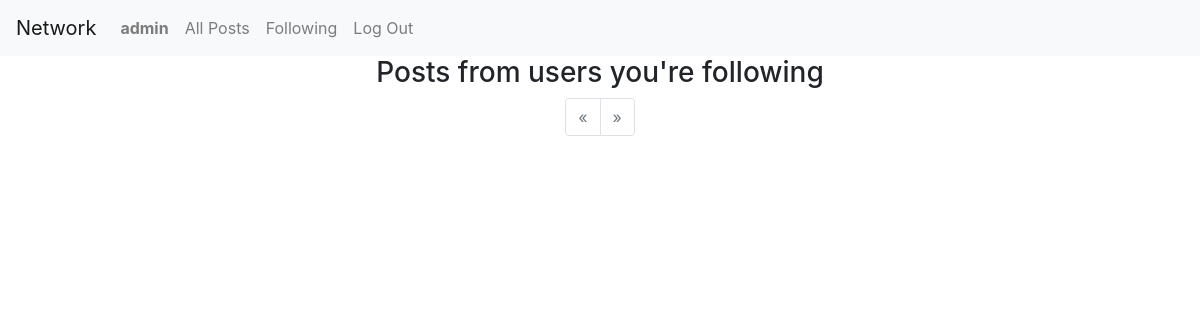
The app's page /following (signed in), older data.
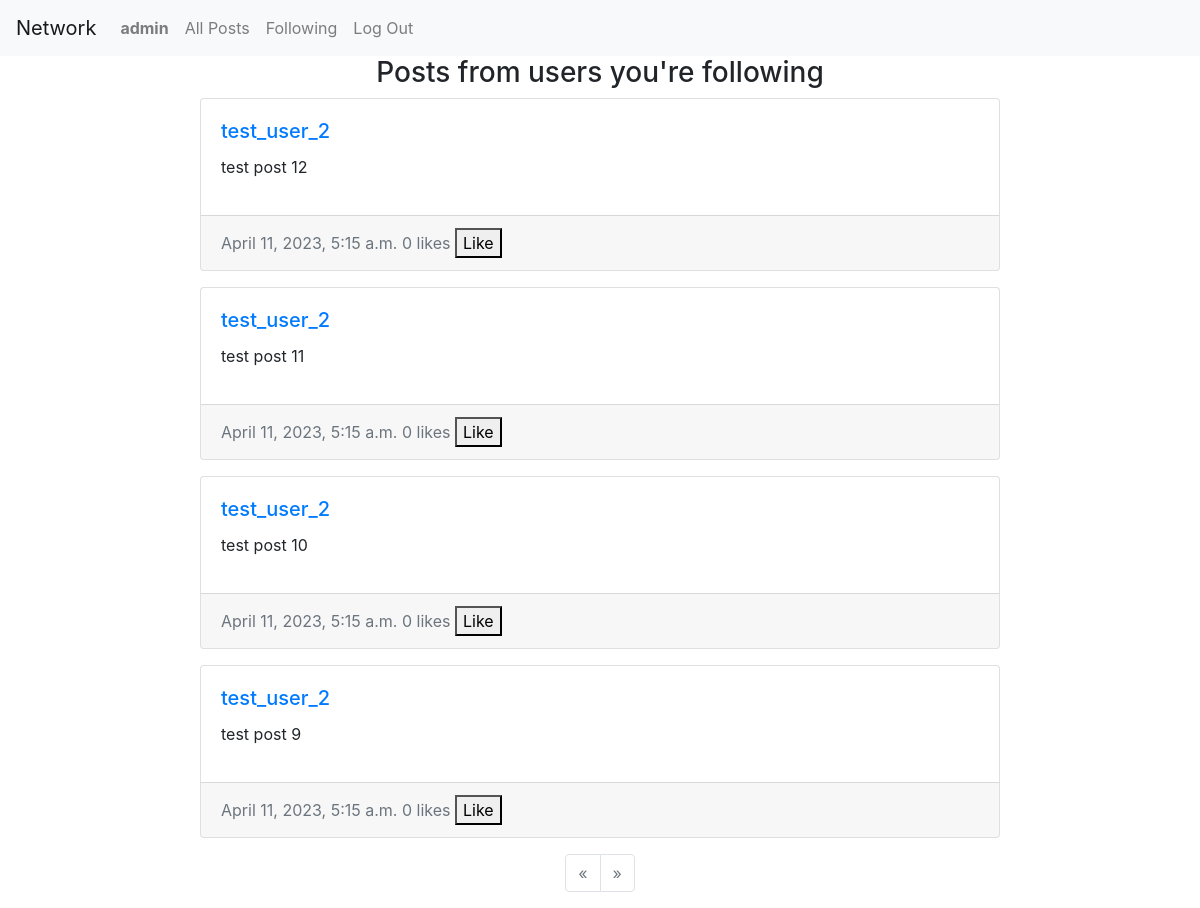
The same page, newer data.
### network/models.py (models this page shows)
class Post(models.Model):
    poster = models.ForeignKey(User, on_delete=models.CASCADE, related_name="own_post")
    content = models.TextField(blank=False)
    time = models.DateTimeField()
    liked_by = models.ManyToManyField(User, related_name="liked_posts", blank=True, default=None)

class User(AbstractUser):
    pass

### network/views.py (the view)
# urls.py: path("following", views.following, name = "following")
def following(request):
    user_following_ids = request.user.following.all().values("following_user_id")
    posts = Post.objects.filter(poster_id__in=user_following_ids).order_by("-time")
    return render(request, "network/following.html", {
        "following_posts": posts
    })

### network/templates/network/following.html
{% extends "network/layout.html" %}
{% block body %}
<h3 class="text-center"> Posts from users you're following </h3>
{% for post in following_posts %}
  {% include "network/components/post.html" with post=post %}
{% endfor %}
{% include "network/components/paginator.html" with page_posts=following_posts %}
{% endblock %}

### network/templates/network/components/post.html (shortened to what this page needs)
<div class = "card text-bg-light mb-3 comment">
  <div class = "card-body">
    <h5 class="card-title">
      <a href = "{% url 'profile' profile_id=post.poster_id %}"> {{post.poster}} </a>
    </h5>
    <p class="card-text" id="{{post.id}}">
      {{post.content}}
    </p>
  </div>
  <div class="card-footer text-muted">
    {{post.time}}
    <span id="like-count-{{post.id}}">{{post.liked_by.count}}</span> likes
    <button id="like-{{post.id}}">
      {% if request.user in post.liked_by.all %}
        Unlike
      {% else %}
        Like
      {% endif %}
    </button>
  </div>
</div>

Row changes from the older to the newer data that the page shows:
added Post: poster "test_user_2", content "test post 12", time "April 11, 2023, 5:15 a.m.", liked_by.count "0", shows "Like"
added Post: poster "test_user_2", content "test post 11", time "April 11, 2023, 5:15 a.m.", liked_by.count "0", shows "Like"
added Post: poster "test_user_2", content "test post 10", time "April 11, 2023, 5:15 a.m.", liked_by.count "0", shows "Like"
added Post: poster "test_user_2", content "test post 9", time "April 11, 2023, 5:15 a.m.", liked_by.count "0", shows "Like"
